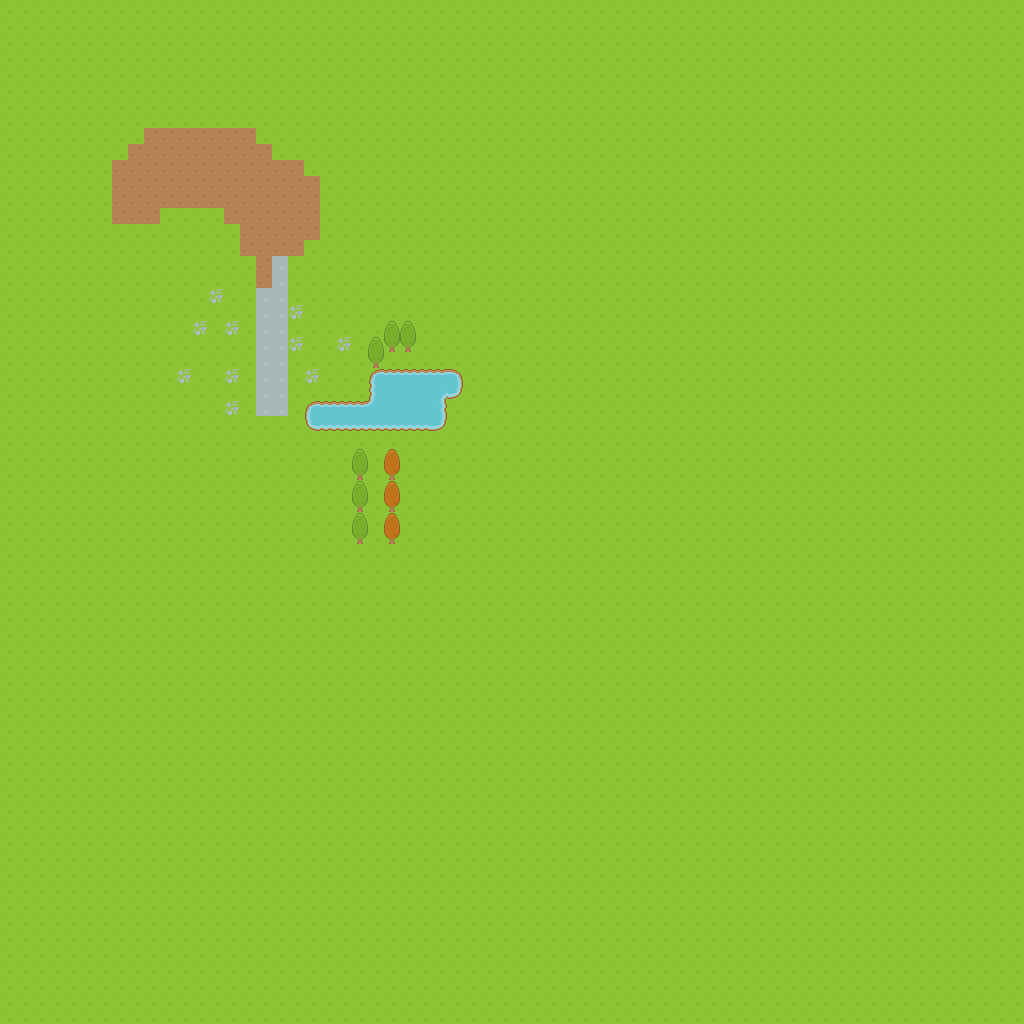

A level layout from a 2D game, rendered from its tile map. Below: a short description, then the map file with tile-grid data replaced by summaries:
An orthogonal 64x64 tile map with 16x16 px tiles, 2 tile layers (Background, Trees) and 1 object (player_spawn).

<map version="1.4" tiledversion="1.4.3" orientation="orthogonal" renderorder="right-down" width="64" height="64" tilewidth="16" tileheight="16" infinite="0" nextlayerid="4" nextobjectid="2">
 <editorsettings>
  <export target="demo.json" format="json" />
 </editorsettings>
 <tileset firstgid="1" name="base" tilewidth="16" tileheight="16" spacing="1" tilecount="1767" columns="57">
  <image source="../tilesets/roguelike1_16_16.png" width="968" height="526" />
  <tile id="0">
   <properties>
    <property name="collision" type="bool" value="true" />
   </properties>
  </tile>
  <tile id="1">
   <properties>
    <property name="collision" type="bool" value="true" />
   </properties>
  </tile>
  <tile id="2">
   <properties>
    <property name="collision" type="bool" value="true" />
   </properties>
  </tile>
  <tile id="3">
   <properties>
    <property name="collision" type="bool" value="true" />
   </properties>
  </tile>
  <tile id="4">
   <properties>
    <property name="collision" type="bool" value="true" />
   </properties>
  </tile>
  <tile id="57">
   <properties>
    <property name="collision" type="bool" value="true" />
   </properties>
  </tile>
  <tile id="58">
   <properties>
    <property name="collision" type="bool" value="true" />
   </properties>
  </tile>
  <tile id="59">
   <properties>
    <property name="collision" type="bool" value="true" />
   </properties>
  </tile>
  <tile id="60">
   <properties>
    <property name="collision" type="bool" value="true" />
   </properties>
  </tile>
  <tile id="61">
   <properties>
    <property name="collision" type="bool" value="true" />
   </properties>
  </tile>
  <tile id="114">
   <properties>
    <property name="collision" type="bool" value="true" />
   </properties>
  </tile>
  <tile id="115">
   <properties>
    <property name="collision" type="bool" value="true" />
   </properties>
  </tile>
  <tile id="116">
   <properties>
    <property name="collision" type="bool" value="true" />
   </properties>
  </tile>
  <tile id="117">
   <properties>
    <property name="collision" type="bool" value="true" />
   </properties>
  </tile>
  <tile id="118">
   <properties>
    <property name="collision" type="bool" value="true" />
   </properties>
  </tile>
  <tile id="597">
   <properties>
    <property name="collision" type="bool" value="true" />
   </properties>
  </tile>
  <tile id="640">
   <properties>
    <property name="collision" type="bool" value="true" />
   </properties>
  </tile>
  <tile id="641">
   <properties>
    <property name="collision" type="bool" value="true" />
   </properties>
  </tile>
  <tile id="642">
   <properties>
    <property name="collision" type="bool" value="true" />
   </properties>
  </tile>
  <tile id="643">
   <properties>
    <property name="collision" type="bool" value="true" />
   </properties>
  </tile>
  <tile id="644">
   <properties>
    <property name="collision" type="bool" value="true" />
   </properties>
  </tile>
  <tile id="645">
   <properties>
    <property name="collision" type="bool" value="true" />
   </properties>
  </tile>
  <tile id="650">
   <properties>
    <property name="collision" type="bool" value="true" />
   </properties>
  </tile>
  <tile id="654">
   <properties>
    <property name="collision" type="bool" value="true" />
   </properties>
  </tile>
 </tileset>
 <layer id="1" name="Background" width="64" height="64">
  <data>[4096 cells, 4096 non-empty, 15 distinct tile ids]</data>
 </layer>
 <layer id="2" name="Trees" width="64" height="64">
  <data>[4096 cells, 18 non-empty, 4 distinct tile ids]</data>
 </layer>
 <objectgroup id="3" name="Objects">
  <object id="1" name="player_spawn" x="440.667" y="343">
   <point />
  </object>
 </objectgroup>
</map>
